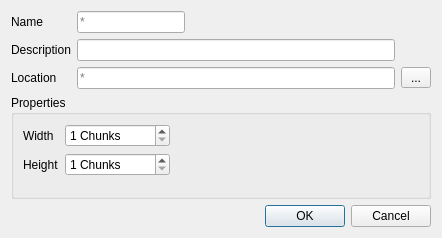
<?xml version="1.0" encoding="UTF-8"?>
<ui version="4.0">
 <class>mbe_newlevel</class>
 <widget class="QDialog" name="mbe_newlevel">
  <property name="geometry">
   <rect>
    <x>0</x>
    <y>0</y>
    <width>442</width>
    <height>238</height>
   </rect>
  </property>
  <property name="windowTitle">
   <string>New Level</string>
  </property>
  <layout class="QGridLayout" name="gridLayout_3">
   <item row="0" column="0">
    <layout class="QGridLayout" name="gridLayout_2">
     <item row="3" column="0">
      <widget class="QLabel" name="lbl_location">
       <property name="text">
        <string>Location</string>
       </property>
      </widget>
     </item>
     <item row="0" column="0">
      <widget class="QLabel" name="lbl_name">
       <property name="text">
        <string>Name</string>
       </property>
      </widget>
     </item>
     <item row="3" column="1">
      <widget class="QLineEdit" name="ledit_location">
       <property name="placeholderText">
        <string>*</string>
       </property>
       <property name="clearButtonEnabled">
        <bool>true</bool>
       </property>
      </widget>
     </item>
     <item row="3" column="2">
      <widget class="QToolButton" name="tbtn_browse">
       <property name="minimumSize">
        <size>
         <width>30</width>
         <height>0</height>
        </size>
       </property>
       <property name="focusPolicy">
        <enum>Qt::NoFocus</enum>
       </property>
       <property name="text">
        <string>...</string>
       </property>
      </widget>
     </item>
     <item row="2" column="0">
      <widget class="QLabel" name="lbl_desc">
       <property name="text">
        <string>Description</string>
       </property>
      </widget>
     </item>
     <item row="0" column="1">
      <widget class="QLineEdit" name="ledit_name">
       <property name="sizePolicy">
        <sizepolicy hsizetype="Fixed" vsizetype="Fixed">
         <horstretch>0</horstretch>
         <verstretch>0</verstretch>
        </sizepolicy>
       </property>
       <property name="maxLength">
        <number>32</number>
       </property>
       <property name="placeholderText">
        <string>*</string>
       </property>
       <property name="clearButtonEnabled">
        <bool>true</bool>
       </property>
      </widget>
     </item>
     <item row="2" column="1">
      <widget class="QLineEdit" name="ledit_cmt">
       <property name="maxLength">
        <number>256</number>
       </property>
       <property name="clearButtonEnabled">
        <bool>true</bool>
       </property>
      </widget>
     </item>
    </layout>
   </item>
   <item row="1" column="0">
    <layout class="QVBoxLayout" name="lo_props">
     <item>
      <widget class="QGroupBox" name="gb_props">
       <property name="title">
        <string>Properties</string>
       </property>
       <layout class="QGridLayout" name="gridLayout">
        <item row="1" column="1">
         <widget class="QSpinBox" name="spn_height">
          <property name="minimumSize">
           <size>
            <width>50</width>
            <height>0</height>
           </size>
          </property>
          <property name="suffix">
           <string> Chunks</string>
          </property>
          <property name="minimum">
           <number>1</number>
          </property>
          <property name="maximum">
           <number>65535</number>
          </property>
         </widget>
        </item>
        <item row="1" column="0">
         <widget class="QLabel" name="lbl_height">
          <property name="text">
           <string>Height</string>
          </property>
         </widget>
        </item>
        <item row="0" column="2">
         <spacer name="horizontalSpacer">
          <property name="orientation">
           <enum>Qt::Horizontal</enum>
          </property>
          <property name="sizeHint" stdset="0">
           <size>
            <width>40</width>
            <height>20</height>
           </size>
          </property>
         </spacer>
        </item>
        <item row="0" column="0">
         <widget class="QLabel" name="lbl_width">
          <property name="text">
           <string>Width</string>
          </property>
         </widget>
        </item>
        <item row="0" column="1">
         <widget class="QSpinBox" name="spn_width">
          <property name="minimumSize">
           <size>
            <width>50</width>
            <height>0</height>
           </size>
          </property>
          <property name="suffix">
           <string> Chunks</string>
          </property>
          <property name="minimum">
           <number>1</number>
          </property>
          <property name="maximum">
           <number>65535</number>
          </property>
         </widget>
        </item>
        <item row="2" column="0">
         <spacer name="verticalSpacer">
          <property name="orientation">
           <enum>Qt::Vertical</enum>
          </property>
          <property name="sizeType">
           <enum>QSizePolicy::Fixed</enum>
          </property>
          <property name="sizeHint" stdset="0">
           <size>
            <width>20</width>
            <height>10</height>
           </size>
          </property>
         </spacer>
        </item>
       </layout>
      </widget>
     </item>
    </layout>
   </item>
   <item row="2" column="0">
    <widget class="QDialogButtonBox" name="w_btnbox">
     <property name="focusPolicy">
      <enum>Qt::TabFocus</enum>
     </property>
     <property name="standardButtons">
      <set>QDialogButtonBox::Cancel|QDialogButtonBox::Ok</set>
     </property>
    </widget>
   </item>
  </layout>
 </widget>
 <tabstops>
  <tabstop>ledit_name</tabstop>
  <tabstop>ledit_cmt</tabstop>
  <tabstop>ledit_location</tabstop>
  <tabstop>spn_width</tabstop>
  <tabstop>spn_height</tabstop>
  <tabstop>w_btnbox</tabstop>
 </tabstops>
 <resources/>
 <connections/>
</ui>
